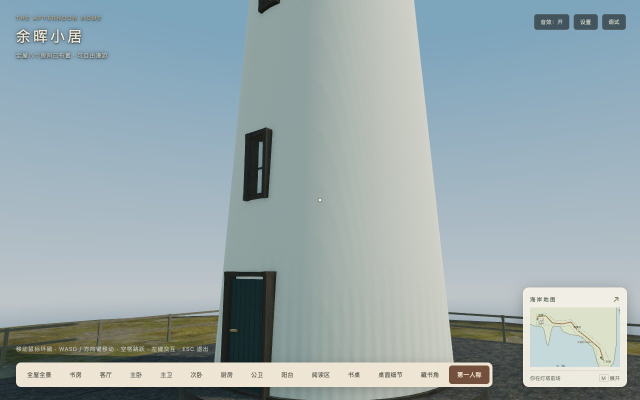
#> input picture docs/technical-plans/assets/lighthouse-interior-1-2026-10-18/engines/chromium-outside-desktop-dpr1.jpg, 1280 x 800 px (shown at 1/2 size); its folder holds 2 pictures in this run
$ python check-screenshots.py
#> lines starting #> are read from the running program, lines starting #| are printed output that depends on the picture
"""Reject blank matrix captures; visual review is still required for actual scene quality."""
import json
from pathlib import Path
from PIL import Image, ImageStat

root = Path(__file__).resolve().parent
records = []
for path in sorted(root.glob('engines/*.jpg')):
    image = Image.open(path).convert('RGB')
#> image is the input picture: PIL image 1280x800 RGB; mean R, G, B 153.9, 169.5, 173.2
    width, height = image.size
#> width = 1280; height = 800
    crop = image.crop((int(width * .15), int(height * .25), int(width * .8), int(height * .65)))
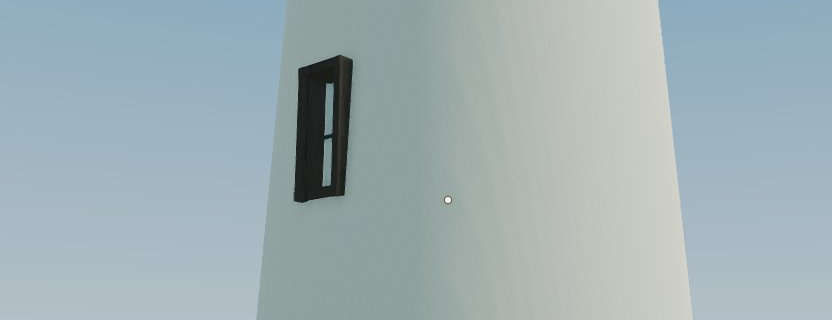
#> crop: PIL image 832x320 RGB; mean R, G, B 160.3, 176.3, 180.7
    deviations = ImageStat.Stat(crop).stddev
#> deviations = [27.02, 25.16, 27.06]
    records.append({'file': path.relative_to(root).as_posix(), 'size': [width, height],
                    'sceneCropStddev': deviations, 'nonblank': max(deviations) > 5})
#> pass 2 of the loop `for path in sorted(root.glob('engines/*.jpg')):`:
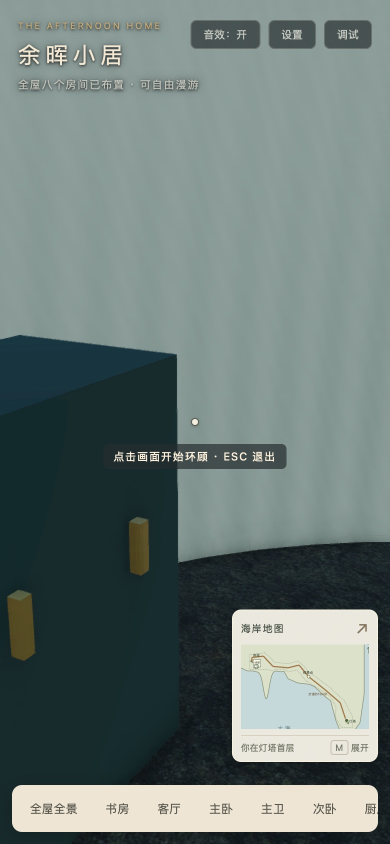
#> input picture docs/technical-plans/assets/lighthouse-interior-1-2026-10-18/engines/webkit-inside-portrait-dpr2.jpg, 780 x 1688 px (shown at 1/2 size)
#> image is the input picture: PIL image 780x1688 RGB; mean R, G, B 107.8, 122.1, 119.2
#> `crop = image.crop((int(width * .15), int(height * .25), int(width * .8..`:
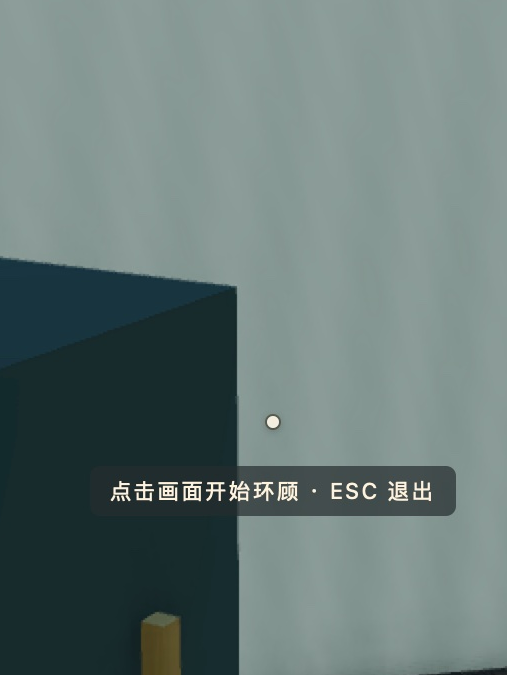
#> crop: PIL image 507x675 RGB; mean R, G, B 103.3, 121.1, 119
#> deviations = [50.68, 49.31, 46.93]
result = {'method': 'Pillow scene-region RGB standard deviation above 5 only detects blank captures; representative interior/exit/exterior views also visually inspected. Not a visual quality or performance metric.', 'files': records}
(root / 'screenshot-qa.json').write_text(json.dumps(result, ensure_ascii=False, indent=2) + '\n')
#> (the run stopped early here; a loop or call above may not have finished)
